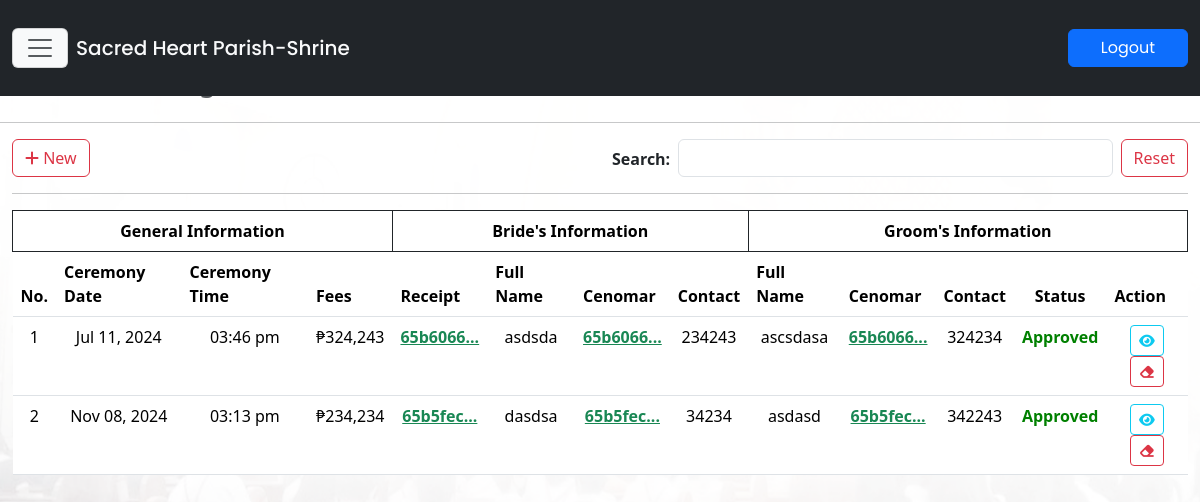
/scred_heart/main/wedding.php (signed in), run on the app's committed database.
### tables this page shows
CREATE TABLE `tbl_wedding` (
  `wedding_id` int(11) NOT NULL,
  `bride_full_name` varchar(255) DEFAULT NULL,
  `bride_cenomar` text DEFAULT NULL,
  `bride_contact` varchar(255) DEFAULT NULL,
  `groom_full_name` varchar(255) DEFAULT NULL,
  `groom_cenomar` text DEFAULT NULL,
  `groom_contact` varchar(255) DEFAULT NULL,
  `ceremony_date` varchar(255) DEFAULT NULL,
  `ceremony_time` varchar(255) DEFAULT NULL,
  `fees` varchar(255) DEFAULT NULL,
  `receipt` text NOT NULL,
  `username` varchar(255) DEFAULT NULL,
  `encode_by` varchar(255) DEFAULT NULL,
  `date_encoded` varchar(255) DEFAULT NULL,
  `update_by` varchar(255) DEFAULT NULL,
  `date_updated` varchar(255) DEFAULT NULL,
  `bBaptismal` varchar(255) DEFAULT NULL,
  `bBirth` varchar(255) DEFAULT NULL,
  `bConfirmation` varchar(255) DEFAULT NULL,
  `b2x2` varchar(255) DEFAULT NULL,
  `bGov1` varchar(255) DEFAULT NULL,
  `bGov2` varchar(255) DEFAULT NULL,
  `gBaptismal` varchar(255) DEFAULT NULL,
  `gBirth` varchar(255) DEFAULT NULL,
  `gConfirmation` varchar(255) DEFAULT NULL,
  `g2x2` varchar(255) DEFAULT NULL,
  `gGov1` varchar(255) DEFAULT NULL,
  `gGov2` varchar(255) DEFAULT NULL,
  `marriageLicense` varchar(255) DEFAULT NULL,
  `contractMatrimony` varchar(255) DEFAULT NULL,
  `sponsors` text DEFAULT NULL,
  `status` varchar(50) DEFAULT NULL
);

### scred_heart/inc/functions.php (called while the page is built, shortened)
<?php
include("conn.php");
function shortenLinkName($linkName, $maxLength=10){
if (strlen($linkName > $maxLength)) {
return substr($linkName, 0, $maxLength -3) . "...";
}else{
return $linkName;
}
}
$view_wedding_table = "SELECT *, fees AS total_fees FROM tbl_wedding ORDER BY wedding_id DESC";
$get_wedding_list = $conn->query($view_wedding_table) or die($conn->error);
?>

### scred_heart/main/wedding.php (the view, shortened to what this page needs)
<?php
require_once "../inc/functions.php";
?>
<!DOCTYPE html>
<html lang="en">
<?php require_once "template-parts/head.php"; ?>
<body>
<?php
require_once "template-parts/navLogin.php";
?>
<div class="container-fluid mt-5">
<div class="row">
<div class="col-md-12 mt-3">
	<h3 class="text-muted ">List of Wedding Events</h3>
</div>
</div>
</div><hr>
<div class="container-fluid">
<div class="row mb-md-3 mb-2">
<div class="col-md-6">
<a href="#" class="btn btn-outline-danger" type="button" data-bs-toggle="modal" data-bs-target="#modalWeddingEntry"><i class="fa-solid fa-plus"></i> New</a>
</div>
<div class="col-md-6 d-md-flex">
<label class="mt-2 me-1 fw-bolder">Search:</label> <input type="search" id="getWedding" class="form-control ms-1 me-2 getWeddingClass"> <a href="wedding" class="mt-md-0 mt-2 text-end text-md-start btn btn-outline-danger" type="button">Reset</a>
</div>
</div>
<hr>
<div class="row">
<div class="col-md-12">
<div class="table-responsive">
<div id="showWeddingData">
<table class="table table-hover" id="table-wedding">
<thead>
	<tr class="text-center">
		<th colspan="4" class="border border-1 border-dark">General Information</th>
		<th colspan="4" class="border border-1 border-dark">Bride's Information</th>
		<th colspan="5" class="border border-1 border-dark">Groom's Information</th>
	</tr>
	<tr>
		<th>No.</th>
		<th>Ceremony Date</th>
		<th>Ceremony Time</th>
		<th>Fees</th>
		<th>Receipt</th>
		<th>Full Name</th>
		<th>Cenomar</th>
		<th>Contact</th>
		<th>Full Name</th>
		<th>Cenomar</th>
		<th>Contact</th>
		<th class="text-center">Status</th>
		<th>Action</th>
	</tr>
</thead>
<tbody>
<?php
	$ctr = 1;
	$peso_sign = "\xE2\x82\xB1";
	while ($row_wedding = $get_wedding_list->fetch_assoc()) {
		$origWedDate = $row_wedding["ceremony_date"];
		$wedDate = new DateTIme($origWedDate);
		$formatWedDate = $wedDate->format("M d, Y");
		$origWedTime = $row_wedding["ceremony_time"];
		$wedTime = new DateTime($origWedTime);
		$formatWedTime = $wedTime->format("h:i a");
?>
<tr class="text-center">
<td><?= $ctr; ?></td>
<td><?= $formatWedDate; ?></td>
<td><?= $formatWedTime; ?></td>
<td><?= $peso_sign.number_format($row_wedding["fees"]); ?></td>
<td><a target="_blank" class=" text-success fw-bolder" href="../upload/<?= $row_wedding['receipt'] ?>"><?= shortenLinkName($row_wedding["receipt"]) ?></a></td>
<td><?= $row_wedding["bride_full_name"]; ?></td>
<td><a class="text-success fw-bolder " href="../upload/<?= $row_wedding['bride_cenomar']; ?>"><?= shortenLinkName($row_wedding["bride_cenomar"]); ?></a></td>
<td><?= $row_wedding["bride_contact"]; ?></td>
<td><?= $row_wedding["groom_full_name"]; ?></td>
<td><a target="_blank" href="../upload/<?= $row_wedding["groom_cenomar"]; ?>" class="text-success fw-bolder " target="_blank"><?= shortenLinkName($row_wedding["groom_cenomar"]); ?></a></td>
<td><?= $row_wedding["groom_contact"]; ?></td>
<td style="font-weight:bold; <?php if($row_wedding['status'] == 'approved'){ echo 'color:green';} else{ echo 'color:red';} ?>"><?= ucfirst($row_wedding["status"]); ?></td>
<td>
<a href="#" id="<?= $row_wedding['wedding_id']; ?>" type="button" class="btn btn-outline-info btn-sm" data-bs-toggle="modal" data-bs-target="#modalWeddingInfo<?= $row_wedding['wedding_id']; ?>"><i class="fa-solid fa-eye"></i></a>
<a href="#" id="<?= $row_wedding['wedding_id']; ?>" type="button" class="btn btn-outline-danger deleteWedding-data btn-sm" data-bs-toggle="modal" data-bs-target="#modalWeddingDelete<?= $row_wedding['wedding_id']; ?>"><i class="fa-solid fa-eraser"></i></a>
</td>
</tr>
<?php
$ctr++;
	}
?>
</tbody>
</table>
</div>
</div>
</div>
</div>
</div>
</body>
</html>

### scred_heart/main/css/custom.css (style rules this page uses)
:root { --sofia: "Sofia", sans-serif; --arial: Arial; --tang: "Tangerine", serif; --Comic: "Comic Sans MS", cursive, sans-serif; --Roman: times new roman; --cursive: cursive; --bgGradient: linear-gradient(132deg, rgb(0,0,0), #8d8686); --yellowish: #a0e11f; --maroon: rgba(230,16,16,0.85); --blackish: rgba(0,0,0,0.71); --verdigis: #50a2a7; --divBackground: rgba(22, 22, 21, .6); --menuBackground: rgba(192, 146, 49, .8); --whiteBackground: rgba(251, 244, 248, .9); --stroke: rgb(19, 20, 21) 4px 0px 0px, rgb(19, 20, 21) 3.87565px 0.989616px 0px, rgb(19, 20, 21) 3.51033px 1.9177px 0px, rgb(19, 20, 21) 2.92676px 2.72656px 0px, rgb(19, 20, 21) 2.16121px 3.36588px 0px, rgb(19, 20, 21) 1.26129px 3.79594px 0px, rgb(19, 20, 21) 0.282949px 3.98998px 0px, rgb(19, 20, 21) -0.712984px 3.93594px 0px, rgb(19, 20, 21) -1.66459px 3.63719px 0px, rgb(19, 20, 21) -2.51269px 3.11229px 0px, rgb(19, 20, 21) -3.20457px 2.39389px 0px, rgb(19, 20, 21) -3.69721px 1.52664px 0px, rgb(19, 20, 21) -3.95997px 0.56448px 0px, rgb(19, 20, 21) -3.97652px -0.432781px 0px, rgb(19, 20, 21) -3.74583px -1.40313px 0px, rgb(19, 20, 21) -3.28224px -2.28625px 0px, rgb(19, 20, 21) -2.61457px -3.02721px 0px, rgb(19, 20, 21) -1.78435px -3.57996px 0px, rgb(19, 20, 21) -0.843183px -3.91012px 0px, rgb(19, 20, 21) 0.150409px -3.99717px 0px, rgb(19, 20, 21) 1.13465px -3.8357px 0px, rgb(19, 20, 21) 2.04834px -3.43574px 0px, rgb(19, 20, 21) 2.83468px -2.82216px 0px, rgb(19, 20, 21) 3.44477px -2.03312px 0px, rgb(19, 20, 21) 3.84068px -1.11766px 0px, rgb(19, 20, 21) 3.9978px -0.132717px 0px;; }
html,body { margin: 0; padding: 0; max-width: 100%; scroll-behavior: smooth; box-sizing: border-box; }

### data on the page
tbl_wedding: ceremony_date "Jul 11, 2024", ceremony_time "03:46 pm", fees "324,243", receipt "65b6066...", bride_full_name "asdsda", bride_cenomar "65b6066...", bride_contact "234243", groom_full_name "ascsdasa", groom_cenomar "65b6066...", groom_contact "324234", status "Approved"
tbl_wedding: ceremony_date "Nov 08, 2024", ceremony_time "03:13 pm", fees "234,234", receipt "65b5fec...", bride_full_name "dasdsa", bride_cenomar "65b5fec...", bride_contact "34234", groom_full_name "asdasd", groom_cenomar "65b5fec...", groom_contact "342243", status "Approved"
